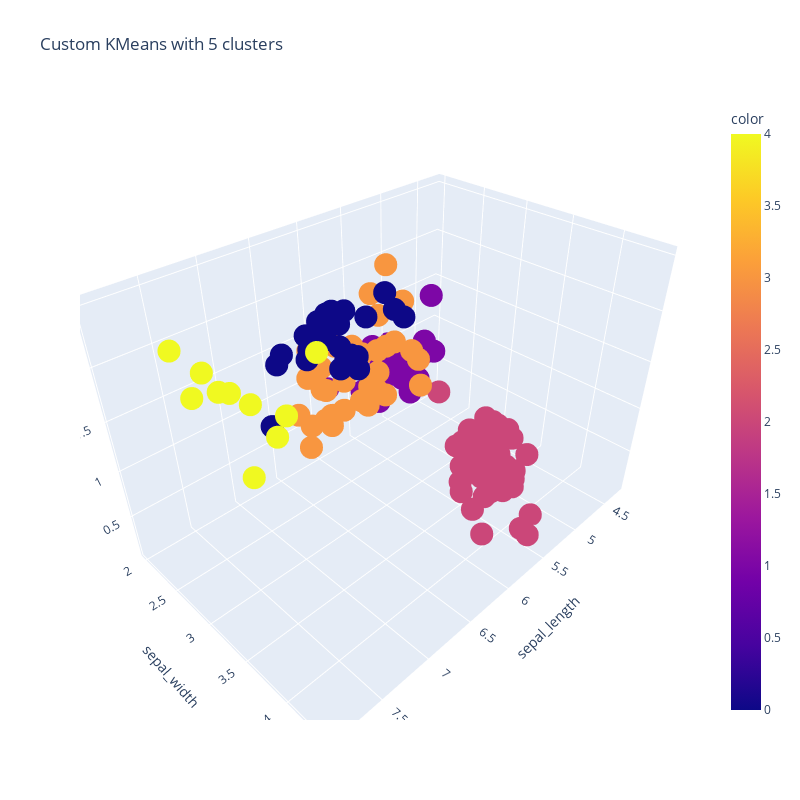

Notebook code for this chart:
### Markdown cell above
## 5 clusters

### Code cell
kmeans = KMeans_custom(n_clusters=5)
kmeans.fit(X)
y_kmeans = kmeans.predict(X)
centers = kmeans.centroids

fig = px.scatter_3d(df, x='sepal_length', y='sepal_width', z='petal_width', color=y_kmeans, width=800, height=800, title='Custom KMeans with 5 clusters')
fig.show()

### Figure 1 — Plotly figure (JSON) as saved in the notebook; plotly's stock layout.template omitted (floating-point values rounded to 4 significant figures; data arrays with more than 128 entries replaced by an {"elided": "..."} marker saying what was removed)
{"data": [{"hovertemplate": "sepal_length=%{x}<br>sepal_width=%{y}<br>petal_width=%{z}<br>color=%{marker.color}<extra></extra>", "legendgroup": "", "marker": {"color": {"elided": "150 int values"}, "coloraxis": "coloraxis", "symbol": "circle"}, "mode": "markers", "name": "", "scene": "scene", "showlegend": false, "type": "scatter3d", "x": {"elided": "150 float values"}, "y": {"elided": "150 float values"}, "z": {"elided": "150 float values"}}], "layout": {"coloraxis": {"colorbar": {"title": {"text": "color"}}, "colorscale": [[0, "#0d0887"], [0.1111, "#46039f"], [0.2222, "#7201a8"], [0.3333, "#9c179e"], [0.4444, "#bd3786"], [0.5556, "#d8576b"], [0.6667, "#ed7953"], [0.7778, "#fb9f3a"], [0.8889, "#fdca26"], [1, "#f0f921"]]}, "height": 800, "legend": {"tracegroupgap": 0}, "scene": {"domain": {"x": [0, 1], "y": [0, 1]}, "xaxis": {"title": {"text": "sepal_length"}}, "yaxis": {"title": {"text": "sepal_width"}}, "zaxis": {"title": {"text": "petal_width"}}}, "title": {"text": "Custom KMeans with 5 clusters"}, "width": 800}}
